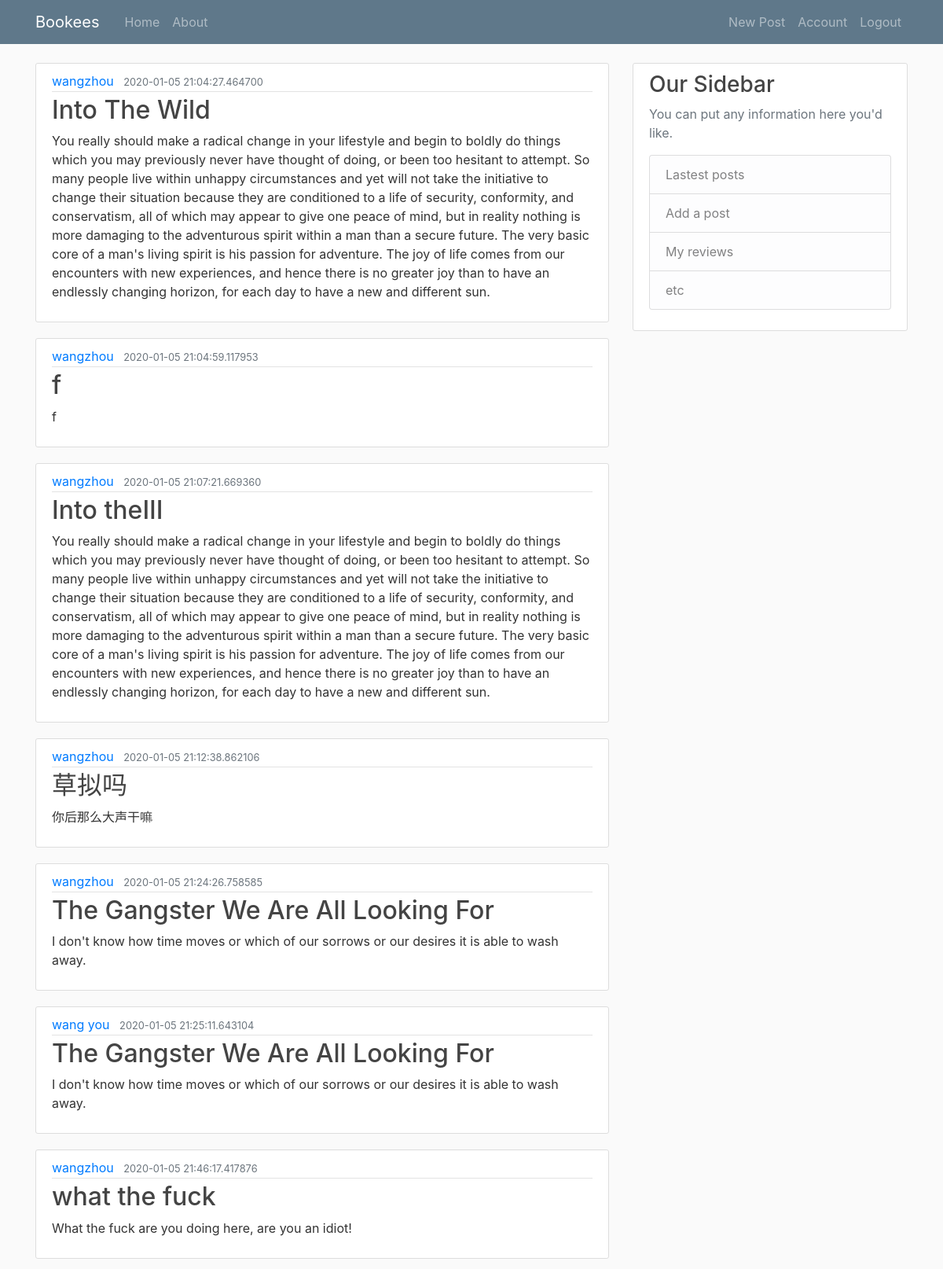
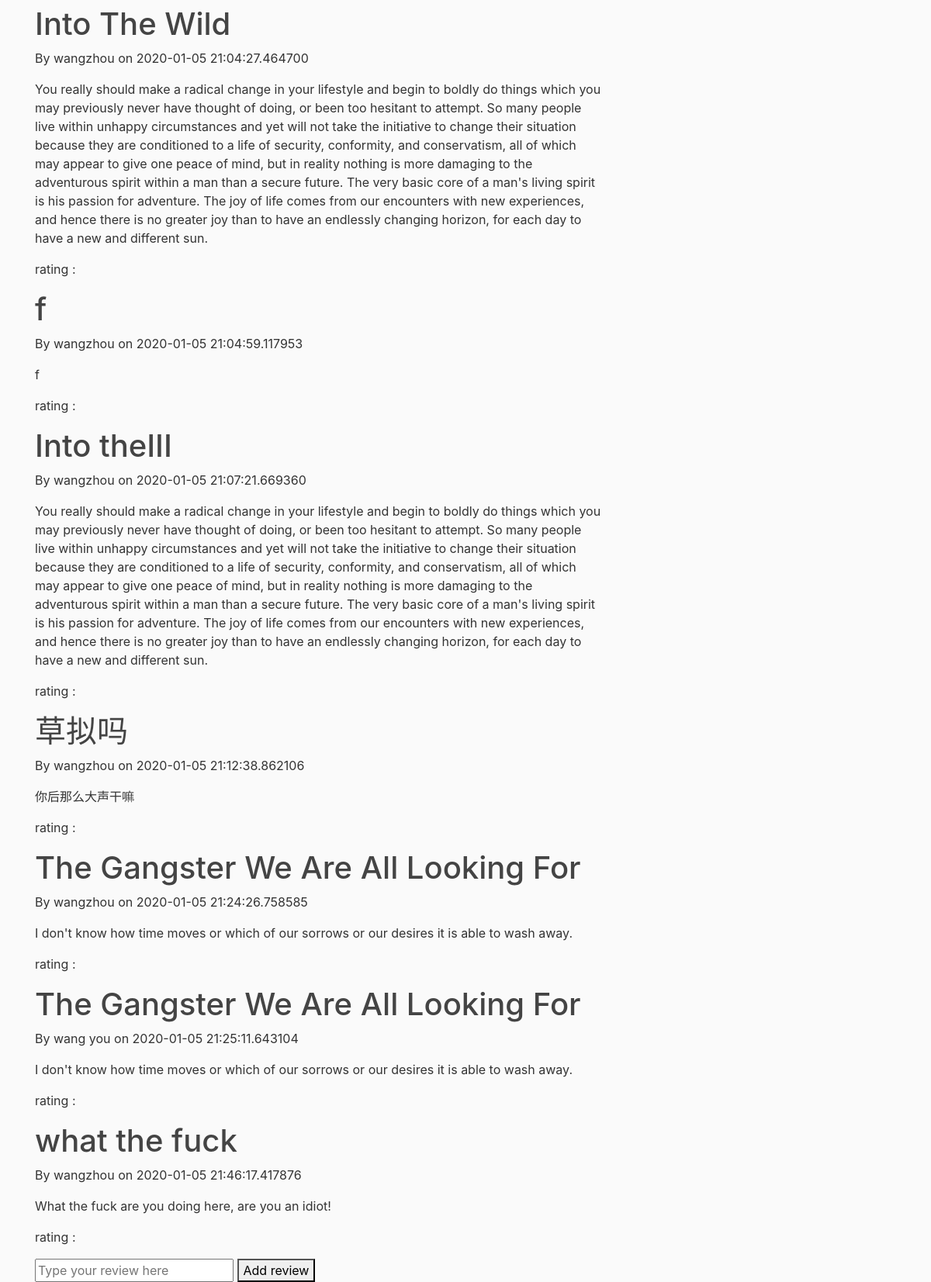
Screenshot of / (signed in) with the database file from the repository (2 pictures, top to bottom).
### booksite/models.py (models this page shows, shortened)
class Post(db.Model):
    id = db.Column(db.Integer, primary_key=True)
    title = db.Column(db.String(100), nullable=False)
    date_posted = db.Column(db.DateTime, nullable=False, default=datetime.utcnow)
    content = db.Column(db.Text, nullable=False)
    user_id = db.Column(db.Integer, db.ForeignKey('user.id'), nullable=False)

class User(db.Model, UserMixin):
    id = db.Column(db.Integer, primary_key=True)
    username = db.Column(db.String(20), unique=True, nullable=False)
    email = db.Column(db.String(120), unique=True, nullable=False)
    image_file = db.Column(db.String(20), nullable=False, default='default.jpg')
    password = db.Column(db.String(60), nullable=False)
    posts = db.relationship('Post', backref='author', lazy=True) # it runs a query on the post table and graps all posts posted by this user

### booksite/routes.py (the view)
@app.route("/", methods=["GET", "POST"])
def index():
    title = "bookees"
    headline = "Welcome to the booksite!"
    if session.get("reviews") is None:
        session["reviews"] = []
    if request.method == "POST":
        review = request.form.get("review")
        if review not in session["reviews"]:
            session["reviews"].append(review)
    posts=Post.query.all()
    return render_template("index.html", title=title, headline=headline, posts=posts, reviews = session["reviews"])

### booksite/models.py (called while the page is built)
@login_manager.user_loader
def load_user(user_id):
    return User.query.get(int(user_id))

### booksite/templates/index.html (shortened to what this page needs)
{% extends "layout.html" %}
{% block body %}
   {% for post in posts %}
      <article class="media content-section">
        <div class="media-body">
          <div class="article-metadata">
            <a class="mr-2" href="#">{{ post.author.username  }}</a>
            <small class="text-muted">{{ post.date_posted }}</small>
          </div>
          <h2><a class="article-title" href="{{ url_for('post', post_id=post.id) }}">{{ post.title }}</a></h2>
          <p class="article-content">{{ post.content }}</p>
        </div>
      </article>
   {% endfor %}
   {% for post in posts %}
      <h1>{{ post.title}}</h1>
      <p>By {{ post.author.username }} on {{ post.date_posted }}</p>
      <p>{{post.content}}</p>
      <p>rating : {{post.rating}}</p>
   {% endfor %}
   <form action="{{ url_for('index') }}" method="post">
       <input type="text" name="review" placeholder="Type your review here">
       <button>Add review</button>
   </form>
{% endblock body%} # explict ending of the block

### booksite/static/main.css (style rules this page uses)
body { background: #fafafa; color: #333333; margin-top: 5rem; }
h1, h2, h3, h4, h5, h6 { color: #444444; }
.content-section { background: #ffffff; padding: 10px 20px; border: 1px solid #dddddd; border-radius: 3px; margin-bottom: 20px; }
.article-title { color: #444444; }
.article-content { white-space: pre-line; }
.article-metadata { padding-bottom: 1px; margin-bottom: 4px; border-bottom: 1px solid #e3e3e3 }

### rows the page displays
Post: author.username "wangzhou", date_posted "2020-01-05 21:04:27.464700", title "Into The Wild", content "You really should make a radical change in your lifestyle and begin to boldly do things which you may previously never have thought of doing, or been too hesitant to attempt. So many people live within unhappy circumstances and yet will not take the initiative to change their situation because they are conditioned to a life of security, conformity, and conservatism, all of which may appear to give one peace of mind, but in reality nothing is more damaging to the adventurous spirit within a man than a secure future. The very basic core of a man's living spirit is his passion for adventure. The joy of life comes from our encounters with new experiences, and hence there is no greater joy than…"
Post: author.username "wangzhou", date_posted "2020-01-05 21:04:59.117953", title "f", content "f"
Post: author.username "wangzhou", date_posted "2020-01-05 21:07:21.669360", title "Into theIII", content "You really should make a radical change in your lifestyle and begin to boldly do things which you may previously never have thought of doing, or been too hesitant to attempt. So many people live within unhappy circumstances and yet will not take the initiative to change their situation because they are conditioned to a life of security, conformity, and conservatism, all of which may appear to give one peace of mind, but in reality nothing is more damaging to the adventurous spirit within a man than a secure future. The very basic core of a man's living spirit is his passion for adventure. The joy of life comes from our encounters with new experiences, and hence there is no greater joy than…"
Post: author.username "wangzhou", date_posted "2020-01-05 21:12:38.862106", title "草拟吗", content "你后那么大声干嘛"
Post: author.username "wangzhou", date_posted "2020-01-05 21:24:26.758585", title "The Gangster We Are All Looking For", content "I don't know how time moves or which of our sorrows or our desires it is able to wash away."
Post: author.username "wang you", date_posted "2020-01-05 21:25:11.643104", title "The Gangster We Are All Looking For", content "I don't know how time moves or which of our sorrows or our desires it is able to wash away."
Post: author.username "wangzhou", date_posted "2020-01-05 21:46:17.417876", title "what the fuck", content "What the fuck are you doing here, are you an idiot!"
